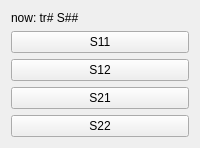
                           <widget class="QWidget" name="meas">
                            <layout class="QVBoxLayout" name="verticalLayout_92">
                             <item>
                              <layout class="QVBoxLayout" name="verticalLayout_91">
                               <item>
                                <widget class="QLabel" name="ana_trace_meas">
                                 <property name="maximumSize">
                                  <size>
                                   <width>16777215</width>
                                   <height>20</height>
                                  </size>
                                 </property>
                                 <property name="text">
                                  <string>now: tr# S##</string>
                                 </property>
                                </widget>
                               </item>
                               <item>
                                <widget class="QPushButton" name="ana_meas_s11">
                                 <property name="text">
                                  <string>S11</string>
                                 </property>
                                </widget>
                               </item>
                               <item>
                                <widget class="QPushButton" name="ana_meas_s12">
                                 <property name="text">
                                  <string>S12</string>
                                 </property>
                                </widget>
                               </item>
                               <item>
                                <widget class="QPushButton" name="ana_meas_s21">
                                 <property name="text">
                                  <string>S21</string>
                                 </property>
                                </widget>
                               </item>
                               <item>
                                <widget class="QPushButton" name="ana_meas_s22">
                                 <property name="text">
                                  <string>S22</string>
                                 </property>
                                </widget>
                               </item>
                              </layout>
                             </item>
                            </layout>
                           </widget>
